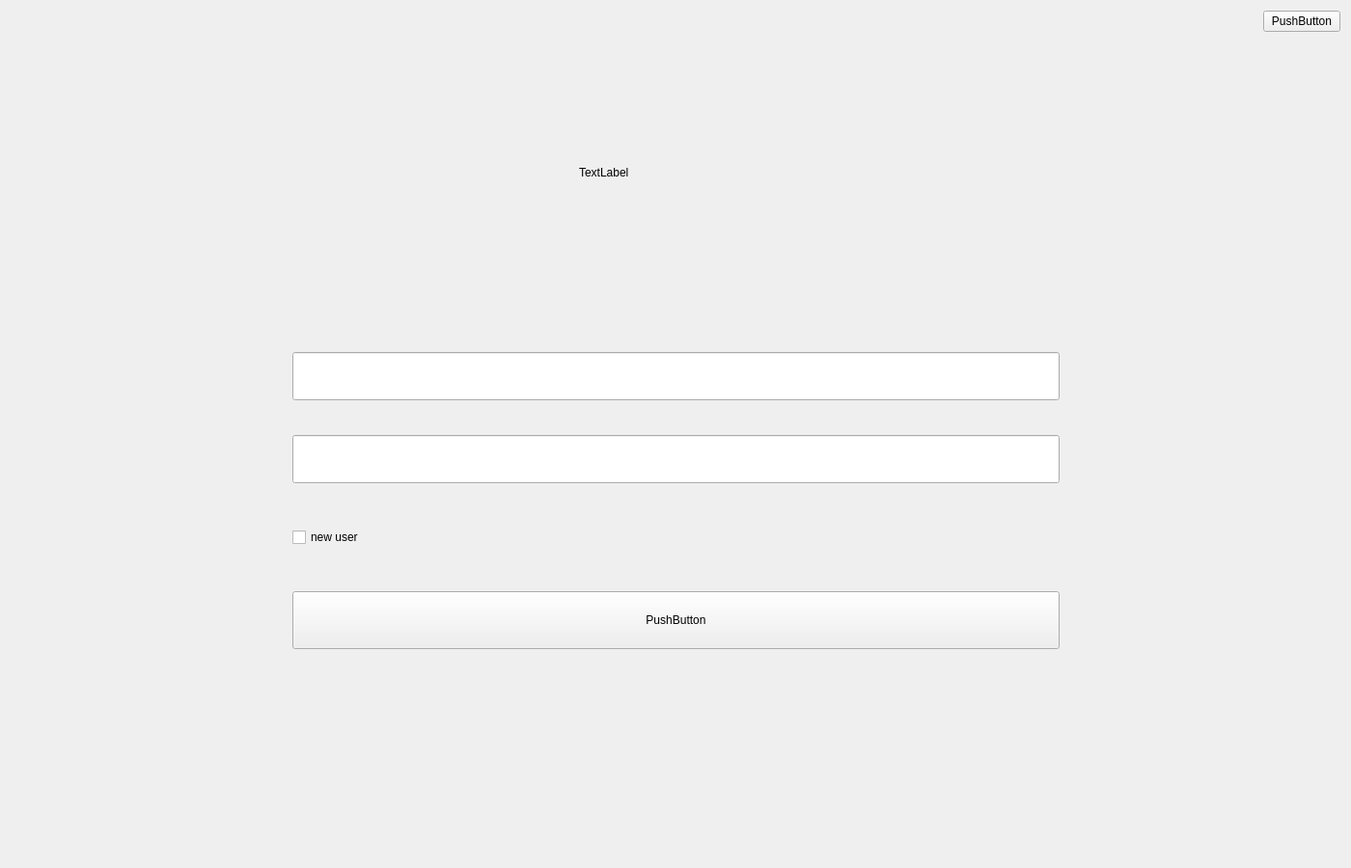
<?xml version="1.0" encoding="UTF-8"?>
<ui version="4.0">
 <class>Form</class>
 <widget class="QWidget" name="Form">
  <property name="geometry">
   <rect>
    <x>0</x>
    <y>0</y>
    <width>1400</width>
    <height>900</height>
   </rect>
  </property>
  <property name="minimumSize">
   <size>
    <width>1400</width>
    <height>900</height>
   </size>
  </property>
  <property name="maximumSize">
   <size>
    <width>1400</width>
    <height>900</height>
   </size>
  </property>
  <property name="windowTitle">
   <string>Form</string>
  </property>
  <layout class="QVBoxLayout" name="verticalLayout_2">
   <item>
    <layout class="QVBoxLayout" name="verticalLayout">
     <item>
      <layout class="QHBoxLayout" name="horizontalLayout">
       <item>
        <spacer name="horizontalSpacer">
         <property name="orientation">
          <enum>Qt::Orientation::Horizontal</enum>
         </property>
         <property name="sizeHint" stdset="0">
          <size>
           <width>40</width>
           <height>20</height>
          </size>
         </property>
        </spacer>
       </item>
       <item>
        <widget class="QPushButton" name="CloseButton">
         <property name="minimumSize">
          <size>
           <width>0</width>
           <height>0</height>
          </size>
         </property>
         <property name="text">
          <string>PushButton</string>
         </property>
        </widget>
       </item>
      </layout>
     </item>
     <item>
      <spacer name="verticalSpacer_5">
       <property name="orientation">
        <enum>Qt::Orientation::Vertical</enum>
       </property>
       <property name="sizeHint" stdset="0">
        <size>
         <width>20</width>
         <height>40</height>
        </size>
       </property>
      </spacer>
     </item>
     <item>
      <layout class="QGridLayout" name="gridLayout">
       <property name="sizeConstraint">
        <enum>QLayout::SizeConstraint::SetFixedSize</enum>
       </property>
       <property name="rightMargin">
        <number>0</number>
       </property>
       <item row="11" column="2">
        <spacer name="verticalSpacer_4">
         <property name="orientation">
          <enum>Qt::Orientation::Vertical</enum>
         </property>
         <property name="sizeHint" stdset="0">
          <size>
           <width>20</width>
           <height>40</height>
          </size>
         </property>
        </spacer>
       </item>
       <item row="4" column="1" rowspan="4" colspan="3">
        <widget class="QLineEdit" name="PassWordEdit">
         <property name="minimumSize">
          <size>
           <width>0</width>
           <height>50</height>
          </size>
         </property>
         <property name="maximumSize">
          <size>
           <width>16777215</width>
           <height>50</height>
          </size>
         </property>
        </widget>
       </item>
       <item row="2" column="1" colspan="3">
        <widget class="QLineEdit" name="UsrNameEdit">
         <property name="minimumSize">
          <size>
           <width>0</width>
           <height>50</height>
          </size>
         </property>
         <property name="maximumSize">
          <size>
           <width>16777215</width>
           <height>50</height>
          </size>
         </property>
        </widget>
       </item>
       <item row="0" column="0">
        <spacer name="horizontalSpacer_2">
         <property name="orientation">
          <enum>Qt::Orientation::Horizontal</enum>
         </property>
         <property name="sizeHint" stdset="0">
          <size>
           <width>40</width>
           <height>20</height>
          </size>
         </property>
        </spacer>
       </item>
       <item row="12" column="1" colspan="3">
        <widget class="QPushButton" name="LoginInButton">
         <property name="minimumSize">
          <size>
           <width>0</width>
           <height>60</height>
          </size>
         </property>
         <property name="maximumSize">
          <size>
           <width>16777215</width>
           <height>60</height>
          </size>
         </property>
         <property name="text">
          <string>PushButton</string>
         </property>
        </widget>
       </item>
       <item row="0" column="1">
        <spacer name="horizontalSpacer_5">
         <property name="orientation">
          <enum>Qt::Orientation::Horizontal</enum>
         </property>
         <property name="sizeHint" stdset="0">
          <size>
           <width>40</width>
           <height>20</height>
          </size>
         </property>
        </spacer>
       </item>
       <item row="10" column="1" colspan="3">
        <widget class="QCheckBox" name="checkBox">
         <property name="text">
          <string>new user</string>
         </property>
        </widget>
       </item>
       <item row="1" column="2">
        <spacer name="verticalSpacer">
         <property name="orientation">
          <enum>Qt::Orientation::Vertical</enum>
         </property>
         <property name="sizeType">
          <enum>QSizePolicy::Policy::Maximum</enum>
         </property>
         <property name="sizeHint" stdset="0">
          <size>
           <width>20</width>
           <height>80</height>
          </size>
         </property>
        </spacer>
       </item>
       <item row="8" column="2">
        <spacer name="verticalSpacer_3">
         <property name="orientation">
          <enum>Qt::Orientation::Vertical</enum>
         </property>
         <property name="sizeHint" stdset="0">
          <size>
           <width>20</width>
           <height>40</height>
          </size>
         </property>
        </spacer>
       </item>
       <item row="0" column="2">
        <widget class="QLabel" name="ProFileLabel">
         <property name="minimumSize">
          <size>
           <width>200</width>
           <height>200</height>
          </size>
         </property>
         <property name="maximumSize">
          <size>
           <width>200</width>
           <height>200</height>
          </size>
         </property>
         <property name="text">
          <string>TextLabel</string>
         </property>
        </widget>
       </item>
       <item row="0" column="3">
        <spacer name="horizontalSpacer_4">
         <property name="orientation">
          <enum>Qt::Orientation::Horizontal</enum>
         </property>
         <property name="sizeHint" stdset="0">
          <size>
           <width>40</width>
           <height>20</height>
          </size>
         </property>
        </spacer>
       </item>
       <item row="3" column="2">
        <spacer name="verticalSpacer_2">
         <property name="orientation">
          <enum>Qt::Orientation::Vertical</enum>
         </property>
         <property name="sizeHint" stdset="0">
          <size>
           <width>20</width>
           <height>30</height>
          </size>
         </property>
        </spacer>
       </item>
       <item row="0" column="4">
        <spacer name="horizontalSpacer_3">
         <property name="orientation">
          <enum>Qt::Orientation::Horizontal</enum>
         </property>
         <property name="sizeHint" stdset="0">
          <size>
           <width>40</width>
           <height>20</height>
          </size>
         </property>
        </spacer>
       </item>
      </layout>
     </item>
    </layout>
   </item>
   <item>
    <spacer name="verticalSpacer_6">
     <property name="orientation">
      <enum>Qt::Orientation::Vertical</enum>
     </property>
     <property name="sizeHint" stdset="0">
      <size>
       <width>20</width>
       <height>40</height>
      </size>
     </property>
    </spacer>
   </item>
  </layout>
 </widget>
 <resources/>
 <connections/>
</ui>
